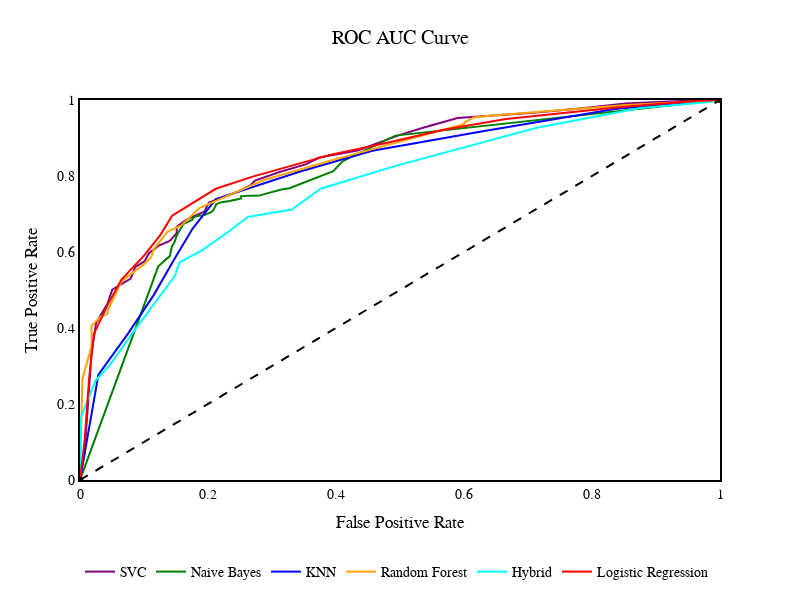

Notebook code cell kept with this figure:
### Code cell
layout = go.Layout(paper_bgcolor = 'rgba(0,0,0,0)', 
            plot_bgcolor = 'rgba(0,0,0,0)',
            width=800, height=600)

fig = go.Figure(layout=layout)

fig.add_trace(go.Line(x=x_plt_svc, y=y_plt_svc, mode='lines', name='SVC', line=dict(color='purple', width=2)))
fig.add_trace(go.Line(x=x_plt_nb, y=y_plt_nb, mode='lines', name='Naive Bayes', line=dict(color='green', width=2)))
fig.add_trace(go.Line(x=x_plt_knn, y=y_plt_knn, mode='lines', name='KNN', line=dict(color='blue', width=2)))
fig.add_trace(go.Line(x=x_plt_rf, y=y_plt_rf, mode='lines', name='Random Forest', line=dict(color='orange', width=2)))
fig.add_trace(go.Line(x=x_plt_hybrid, y=y_plt_hybrid, mode='lines', name='Hybrid', line=dict(color='cyan', width=2)))
fig.add_trace(go.Line(x=x_plt_log, y=y_plt_log, mode='lines', name='Logistic Regression', line=dict(color='red', width=2)))
fig.add_trace(go.Line(x=[0,1], y=[0,1], line=dict(color='black', width=2, dash='dash'), showlegend=False))

fig.update_xaxes(showline=True, linewidth=2, linecolor='black', mirror=True, showgrid=False, zeroline=False, range=[0,1])
fig.update_yaxes(showline=True, linewidth=2, linecolor='black', mirror=True, showgrid=False, zeroline=False, range=[0,1])


fig.update_layout(
    title={
        'text': "ROC AUC Curve",
        'x': 0.5, 'y': 0.95,
        'xanchor': 'center',
        'yanchor': 'top'},
    
        font=dict(
            family="Helvetica",
            size=20,
            color="black"
        ))

fig.update_layout(legend_orientation = 'h',
        legend=dict(x=0, y=-.2),
        xaxis_title =  "False Positive Rate\n",
        yaxis_title="True Positive Rate",
        font=dict(
            family="Helvetica",
            size=14,
            color="black"
        ))
                    
fig.show(render='png')

### Figure 1 — Plotly figure (JSON) as saved in the notebook; plotly's stock layout.template omitted (floating-point values rounded to 4 significant figures)
{"data": [{"line": {"color": "purple", "width": 2}, "mode": "lines", "name": "SVC", "type": "scatter", "x": [0, 0, 0, 0, 0.007194, 0.01439, 0.01799, 0.02518, 0.04317, 0.05036, 0.07914, 0.08633, 0.1007, 0.1079, 0.1223, 0.1403, 0.1511, 0.1511, 0.1655, 0.1763, 0.1942, 0.2014, 0.2266, 0.2482, 0.2662, 0.2734, 0.3129, 0.3525, 0.3741, 0.4353, 0.4964, 0.536, 0.5899, 0.7086, 0.777, 0.8525, 0.9388, 0.9964, 1, 1, 1, 1], "y": [0, 0, 0, 0.006418, 0.07189, 0.2349, 0.3325, 0.4134, 0.4647, 0.5006, 0.5302, 0.561, 0.5751, 0.5969, 0.6162, 0.629, 0.6496, 0.6662, 0.6842, 0.6932, 0.706, 0.7304, 0.7471, 0.7599, 0.7754, 0.7882, 0.8113, 0.8306, 0.8485, 0.8678, 0.9063, 0.9268, 0.9525, 0.9666, 0.9769, 0.991, 0.9974, 1, 1, 1, 1, 1]}, {"line": {"color": "green", "width": 2}, "mode": "lines", "name": "Naive Bayes", "type": "scatter", "x": [0, 0, 0.1223, 0.1403, 0.1439, 0.1475, 0.1511, 0.1547, 0.1583, 0.1619, 0.1691, 0.1763, 0.1763, 0.1799, 0.1835, 0.1942, 0.205, 0.2086, 0.2122, 0.2122, 0.2194, 0.2266, 0.2338, 0.241, 0.2518, 0.2518, 0.2626, 0.2698, 0.2806, 0.2878, 0.3022, 0.3058, 0.3165, 0.3273, 0.3489, 0.3633, 0.3741, 0.3957, 0.4101, 0.4928, 1, 1], "y": [0, 0, 0.5623, 0.5892, 0.6162, 0.6252, 0.6431, 0.6547, 0.665, 0.6739, 0.6791, 0.6855, 0.6893, 0.6932, 0.6945, 0.697, 0.7047, 0.7112, 0.7227, 0.7253, 0.7304, 0.7317, 0.7343, 0.7368, 0.7407, 0.7471, 0.7471, 0.7471, 0.7484, 0.7522, 0.7587, 0.7612, 0.7651, 0.7677, 0.7818, 0.792, 0.7985, 0.8126, 0.8383, 0.9063, 1, 1]}, {"line": {"color": "blue", "width": 2}, "mode": "lines", "name": "KNN", "type": "scatter", "x": [0, 0, 0.02878, 0.07554, 0.07554, 0.1151, 0.1151, 0.1475, 0.1475, 0.1763, 0.1763, 0.2122, 0.2122, 0.3453, 0.3453, 0.4568, 0.4568, 0.6295, 0.6295, 0.8381, 0.8381, 1], "y": [0, 0, 0.2773, 0.3864, 0.3864, 0.4865, 0.4865, 0.5815, 0.5815, 0.6624, 0.6624, 0.7394, 0.7394, 0.8126, 0.8126, 0.8665, 0.8665, 0.9178, 0.9178, 0.9769, 0.9769, 1]}, {"line": {"color": "orange", "width": 2}, "mode": "lines", "name": "Random Forest", "type": "scatter", "x": [0, 0, 0, 0, 0, 0, 0, 0.003597, 0.01799, 0.01799, 0.01799, 0.01799, 0.03237, 0.04317, 0.04317, 0.04317, 0.06475, 0.09353, 0.1007, 0.1115, 0.1151, 0.1367, 0.1583, 0.1871, 0.2878, 0.4029, 0.4173, 0.6007, 0.6007, 0.6151, 0.6439, 0.8489, 1, 1, 1, 1, 1, 1, 1, 1, 1, 1], "y": [0, 0, 0, 0, 0, 0, 0, 0.2644, 0.3517, 0.3607, 0.3941, 0.4056, 0.43, 0.4377, 0.4416, 0.4454, 0.5225, 0.561, 0.5687, 0.5866, 0.6072, 0.6534, 0.6701, 0.7163, 0.7895, 0.846, 0.8524, 0.9371, 0.9409, 0.9538, 0.9589, 0.9859, 1, 1, 1, 1, 1, 1, 1, 1, 1, 1]}, {"line": {"color": "cyan", "width": 2}, "mode": "lines", "name": "Hybrid", "type": "scatter", "x": [0, 0, 0, 0.02414, 0.04828, 0.08621, 0.1483, 0.1552, 0.1897, 0.2276, 0.2621, 0.331, 0.3759, 0.4931, 0.5897, 0.7138, 0.8759, 0.9828, 1, 1, 1, 1], "y": [0, 0, 0.1604, 0.2608, 0.3064, 0.3963, 0.5372, 0.5724, 0.6037, 0.648, 0.6923, 0.7119, 0.7666, 0.8266, 0.8709, 0.927, 0.9791, 0.9948, 1, 1, 1, 1]}, {"line": {"color": "red", "width": 2}, "mode": "lines", "name": "Logistic Regression", "type": "scatter", "x": [0, 0, 0.007194, 0.01439, 0.02158, 0.04317, 0.06475, 0.1007, 0.1259, 0.1439, 0.2122, 0.2698, 0.3309, 0.3921, 0.4784, 0.5683, 0.6655, 0.8417, 0.9604, 1, 1, 1], "y": [0, 0, 0.104, 0.2696, 0.3838, 0.4608, 0.5276, 0.5918, 0.6457, 0.6958, 0.7664, 0.7985, 0.828, 0.8562, 0.887, 0.9217, 0.9499, 0.9807, 0.9974, 1, 1, 1]}, {"line": {"color": "black", "dash": "dash", "width": 2}, "showlegend": false, "type": "scatter", "x": [0, 1], "y": [0, 1]}], "layout": {"font": {"color": "black", "family": "Helvetica", "size": 14}, "height": 600, "legend": {"orientation": "h", "x": 0, "y": -0.2}, "paper_bgcolor": "rgba(0, 0, 0, 0)", "plot_bgcolor": "rgba(0, 0, 0, 0)", "title": {"text": "ROC AUC Curve", "x": 0.5, "xanchor": "center", "y": 0.95, "yanchor": "top"}, "width": 800, "xaxis": {"linecolor": "black", "linewidth": 2, "mirror": true, "range": [0, 1], "showgrid": false, "showline": true, "title": {"text": "False Positive Rate\n"}, "type": "linear", "zeroline": false}, "yaxis": {"linecolor": "black", "linewidth": 2, "mirror": true, "range": [0, 1], "showgrid": false, "showline": true, "title": {"text": "True Positive Rate"}, "type": "linear", "zeroline": false}}}
